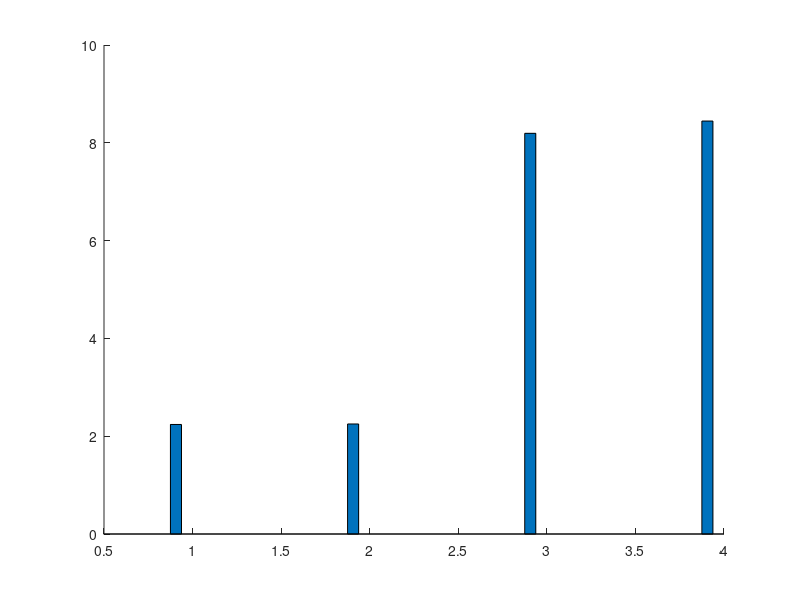

MATLAB code for this plot: (Note: this script raises an error after producing the figure.)
function buildTime()
t = 22;
cha = [2.24;2.25;8.194;8.445];
otf = [t;t;t;t] - cha;
mydata = [cha, otf];
bar_h=bar(mydata, 0.5,'stack');
mycolor=[1 0.6 1; 1 1 1; 1 1 1; 0.4 1 0.8];
colormap(mycolor);
bar_child=cell2mat(get(bar_h,'Children'));
for i=1:size(bar_child,1)    
    set(bar_child(i),'CData',mydata(:,i));
    set(bar_child(i),'CDataMapping','direct');
end

set(bar_child(1), 'CData',[0,0.2,0.3,0.4]);
set(bar_child(1), 'CData',[0,1,0,1]);

axis([0.5,4.5,0,t]);
% lable setting
xlabel('Benchmark','FontName','Times New Roman','FontSize',16);
ylabel('Run time (seconds)','FontName','Times New Roman','FontSize',16);
% legend setting
legend('CGregx','on-the-fly', 'Location','West');
% axis setting
set(gca,'FontName','Times New Roman','FontSize',16);
% title setting
title('Time to build call graph (including library)','FontName','Times New Roman','FontSize',18);
% gtext('21976.49');
% gtext('209.46');
set(gca,'XTickLabel',{'soot-j','rhino','kawa-c','schroeder'});
grid on;

x = 0.96;
text(x,t,'x','FontSize',25);
text(1+x,t,'x','FontSize',25);
text(2+x,t,'x','FontSize',25);
text(3+x,t,'x','FontSize',25);
str = 'inf';
text(0.24,t,str,'FontName','Times New Roman','FontSize',16);
